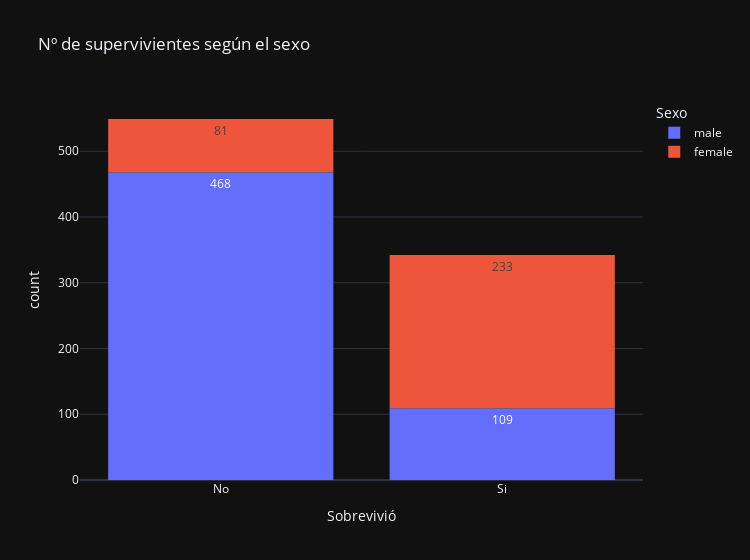

Notebook code cell kept with this figure:
### Markdown cell above
##### Representamos gráficamente el número de personas que sobrevivió, separándolos además por sexo.

### Code cell
fig = px.histogram(df, x="Survived", nbins=5, text_auto=True, labels={"Survived": "Sobrevivió", "Sex": "Sexo"}, log_y=False,template="plotly_dark",color="Sex",width=750, histfunc="count", title="Nº de supervivientes según el sexo")
fig.show()

### Figure 1 — Plotly figure (JSON) as saved in the notebook; plotly's stock layout.template omitted (floating-point values rounded to 4 significant figures; data arrays with more than 128 entries replaced by an {"elided": "..."} marker saying what was removed)
{"data": [{"alignmentgroup": "True", "bingroup": "x", "histfunc": "count", "hovertemplate": "Sexo=male<br>Sobrevivió=%{x}<br>count=%{y}<extra></extra>", "legendgroup": "male", "marker": {"color": "#636efa", "pattern": {"shape": ""}}, "name": "male", "nbinsx": 5, "offsetgroup": "male", "orientation": "v", "showlegend": true, "texttemplate": "%{value}", "type": "histogram", "x": {"elided": "577 str values"}, "xaxis": "x", "yaxis": "y"}, {"alignmentgroup": "True", "bingroup": "x", "histfunc": "count", "hovertemplate": "Sexo=female<br>Sobrevivió=%{x}<br>count=%{y}<extra></extra>", "legendgroup": "female", "marker": {"color": "#EF553B", "pattern": {"shape": ""}}, "name": "female", "nbinsx": 5, "offsetgroup": "female", "orientation": "v", "showlegend": true, "texttemplate": "%{value}", "type": "histogram", "x": {"elided": "314 str values"}, "xaxis": "x", "yaxis": "y"}], "layout": {"barmode": "relative", "legend": {"title": {"text": "Sexo"}, "tracegroupgap": 0}, "title": {"text": "Nº de supervivientes según el sexo"}, "width": 750, "xaxis": {"anchor": "y", "domain": [0, 1], "title": {"text": "Sobrevivió"}}, "yaxis": {"anchor": "x", "domain": [0, 1], "title": {"text": "count"}}}}
